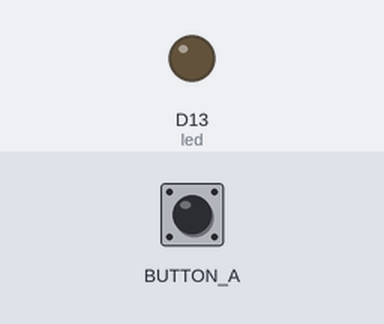
Recording of a program running on a simulated Circuit Playground running CircuitPython. Shown: output pins drawn as LEDs (lit = HIGH). The test bench sets the inputs (shaded band).

Above: at 1.2 s.
1.3 s: button A pressed for 0.15 s
At 1.37 s:
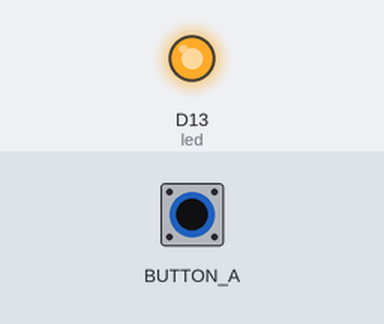
2.9 s: button A pressed for 3.2 s
At 7.4 s:
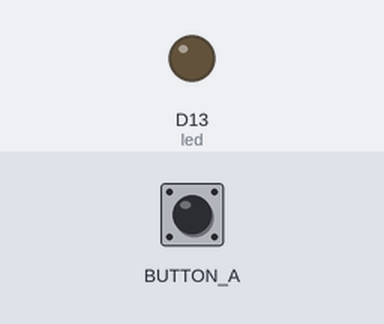
Timing chart, 0 to 8.9 s (numbered marks = the images above; inputs shaded):
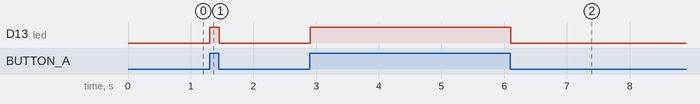

The program:

code.py
```python
# Emergent Objects
# Digital input/output

import time
import board
import digitalio

# Make a variable for pin 13.
led = digitalio.DigitalInOut(board.D13)
# Set it to be in output.
led.switch_to_output()

# Create a variable for the button.
button = digitalio.DigitalInOut(board.BUTTON_A)
# Set it to be an input.
button.switch_to_input(pull=digitalio.Pull.DOWN)

while True:
    if button.value == True:  # button is pushed
        led.value = True
    else:
        led.value = False

    time.sleep(0.01)
```

Measured:
- after the input at 1.3 s, D13 (led): LOW → HIGH at once, → LOW 0.15 s later
- after the input at 2.9 s, D13 (led): LOW → HIGH at once, → LOW 3.2 s later
